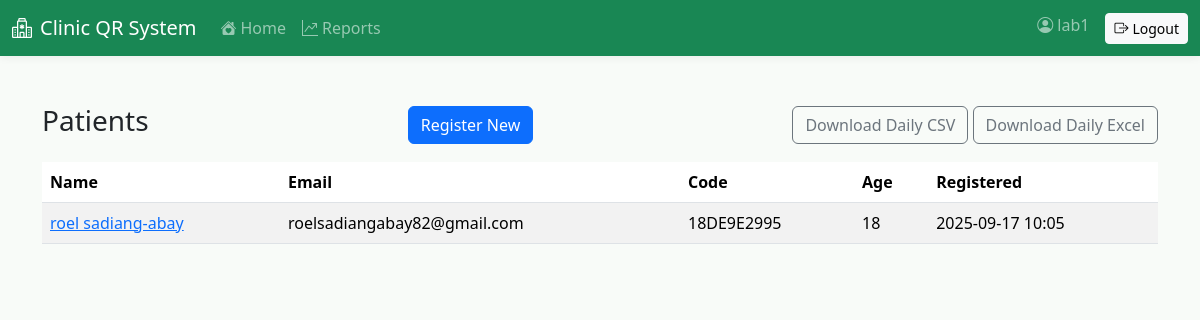
/patients/list/ (signed in), run on the app's committed database.
### patients/models.py (models this page shows, shortened)
class Patient(models.Model):
    user = models.OneToOneField(User, on_delete=models.SET_NULL, null=True, blank=True, related_name='patient_profile')
    full_name = models.CharField(max_length=255)
    age = models.PositiveIntegerField(validators=[MinValueValidator(0)])
    address = models.TextField()
    contact = models.CharField(max_length=50)
    email = models.EmailField(unique=True)
    patient_code = models.CharField(max_length=20, unique=True)
    qr_code = models.ImageField(upload_to='qr_codes/', blank=True, null=True)
    must_change_password = models.BooleanField(default=False)
    created_at = models.DateTimeField(auto_now_add=True)

### patients/views.py (the view)
# urls.py: path('list/', views.patient_list, name='patient_list'),
@login_required
def patient_list(request):
    qs = Patient.objects.order_by('-created_at')
    return render(request, 'patients/patient_list.html', {'patients': qs})

### patients/templates/patients/patient_list.html
{% extends 'base.html' %}
{% block content %}
<div class="d-flex justify-content-between align-items-center mb-3">
  <h3>Patients</h3>
  <a class="btn btn-primary" href="/">Register New</a>
  <div>
    <a class="btn btn-outline-secondary" href="/patients/reports/daily.csv">Download Daily CSV</a>
    <a class="btn btn-outline-secondary" href="/patients/reports/daily.xlsx">Download Daily Excel</a>
  </div>
  </div>
<div class="table-responsive">
  <table class="table table-striped">
    <thead>
      <tr>
        <th>Name</th><th>Email</th><th>Code</th><th>Age</th><th>Registered</th>
      </tr>
    </thead>
    <tbody>
      {% for p in patients %}
        <tr>
          <td><a href="/patients/{{ p.id }}/">{{ p.full_name }}</a></td>
          <td>{{ p.email }}</td>
          <td>{{ p.patient_code }}</td>
          <td>{{ p.age }}</td>
          <td>{{ p.created_at|date:'Y-m-d H:i' }}</td>
        </tr>
      {% empty %}
        <tr><td colspan="5">No patients yet.</td></tr>
      {% endfor %}
    </tbody>
  </table>
</div>
{% endblock %}

### templates/base.html (shortened to what this page needs)
<!doctype html>
<html lang="en">
  <head>
    <link href="https://cdn.jsdelivr.net/npm/bootstrap@5.3.3/dist/css/bootstrap.min.css" rel="stylesheet">
    <link href="https://cdn.jsdelivr.net/npm/bootstrap-icons@1.11.3/font/bootstrap-icons.min.css" rel="stylesheet">
  </head>
  <body>
    <nav class="navbar navbar-expand-lg navbar-dark bg-success">
      <div class="container-fluid">
        <a class="navbar-brand d-flex align-items-center" href="/">
          <i class="bi bi-hospital me-2"></i>Clinic QR System
        </a>
        <div class="collapse navbar-collapse" id="navbarsMain">
          <ul class="navbar-nav me-auto mb-2 mb-lg-0">
            {% if request.user.is_authenticated %}
              <li class="nav-item">
                <a class="nav-link" href="{% if request.user.is_superuser %}/dashboard/{% elif request.user.groups.all.0.name == 'Reception' %}/dashboard/reception/{% elif request.user.groups.all.0.name == 'Doctor' %}/dashboard/doctor/{% elif request.user.groups.all.0.name == 'Laboratory' %}/dashboard/lab/{% elif request.user.groups.all.0.name == 'Pharmacy' %}/dashboard/pharmacy/{% elif request.user.groups.all.0.name == 'Vaccination' %}/dashboard/vaccination/{% elif request.user.groups.all.0.name == 'Patient' %}/patients/portal/{% else %}/dashboard/{% endif %}"><i class="bi bi-house-heart-fill me-1"></i>Home</a>
              </li>
              {% if request.user.is_authenticated and request.user.groups.all.0.name != 'Patient' %}
              <li class="nav-item">
                <a class="nav-link" href="/dashboard/reports/"><i class="bi bi-graph-up-arrow me-1"></i>Reports</a>
              </li>
              {% endif %}
            {% endif %}
          </ul>
          <ul class="navbar-nav ms-auto">
            {% if request.user.is_authenticated %}
              <li class="nav-item"><span class="navbar-text"><i class="bi bi-person-circle me-1"></i>{{ request.user.username }}</span></li>
              <li class="nav-item ms-3">
                <form method="post" action="/accounts/logout/" class="d-inline">
                  <button class="btn btn-light btn-sm" type="submit"><i class="bi bi-box-arrow-right me-1"></i>Logout</button>
                </form>
              </li>
            {% else %}
              <li class="nav-item"><a class="btn btn-light btn-sm" href="/accounts/login/"><i class="bi bi-box-arrow-in-right me-1"></i>Login</a></li>
            {% endif %}
          </ul>
        </div>
      </div>
    </nav>
    <main class="container my-5">
      {% block content %}{% endblock %}
    </main>
  </body>
</html>

### templates/base.html (style rules this page uses)
:root { --bs-primary: #198754; --bs-primary-rgb: 25, 135, 84; }
body { background-color: #f8fbf8; }
.navbar { box-shadow: 0 2px 8px rgba(0,0,0,0.06); }

### data on the page
Patient: full_name "roel sadiang-abay", email "roelsadiangabay82@gmail.com", patient_code "18DE9E2995", age "18", created_at "2025-09-17 10:05"

### other printed values
{{ request.user.username }} "lab1"
